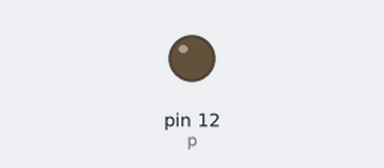
A program run on a simulated Raspberry Pi (header pin numbers). Parts: output pins drawn as LEDs (lit = HIGH).

Above: at 0.05 s.
At 1.9 s:
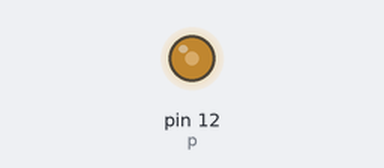
At 3.8 s:
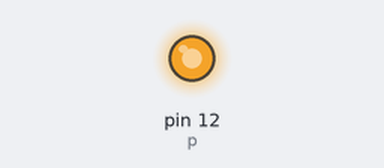
At 7.6 s:
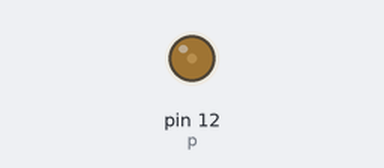
Timing chart, 0 to 10.9 s (numbered marks = the images above):
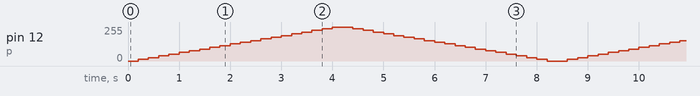

The program:

pwmdim.py
```python
import time
import RPi.GPIO as GPIO
GPIO.setmode(GPIO.BOARD)
GPIO.setup(12, GPIO.OUT)

p = GPIO.PWM(12, 100)  # channel=12 frequency=50Hz
p.start(0)
try:
    while 1:
        for dc in range(0, 101, 5):
            p.ChangeDutyCycle(dc)
            time.sleep(0.2)
        for dc in range(100, -1, -5):
            p.ChangeDutyCycle(dc)
            time.sleep(0.2)
except KeyboardInterrupt:
    pass
p.stop()
GPIO.cleanup()
```
